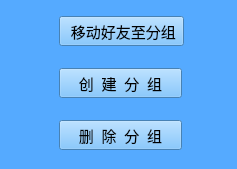
<?xml version="1.0" encoding="UTF-8"?>
<ui version="4.0">
 <class>ClickRightButton</class>
 <widget class="QDialog" name="ClickRightButton">
  <property name="geometry">
   <rect>
    <x>0</x>
    <y>0</y>
    <width>237</width>
    <height>169</height>
   </rect>
  </property>
  <property name="palette">
   <palette>
    <active>
     <colorrole role="WindowText">
      <brush brushstyle="SolidPattern">
       <color alpha="255">
        <red>0</red>
        <green>0</green>
        <blue>0</blue>
       </color>
      </brush>
     </colorrole>
     <colorrole role="Button">
      <brush brushstyle="SolidPattern">
       <color alpha="255">
        <red>85</red>
        <green>170</green>
        <blue>255</blue>
       </color>
      </brush>
     </colorrole>
     <colorrole role="Light">
      <brush brushstyle="SolidPattern">
       <color alpha="255">
        <red>213</red>
        <green>234</green>
        <blue>255</blue>
       </color>
      </brush>
     </colorrole>
     <colorrole role="Midlight">
      <brush brushstyle="SolidPattern">
       <color alpha="255">
        <red>149</red>
        <green>202</green>
        <blue>255</blue>
       </color>
      </brush>
     </colorrole>
     <colorrole role="Dark">
      <brush brushstyle="SolidPattern">
       <color alpha="255">
        <red>42</red>
        <green>85</green>
        <blue>127</blue>
       </color>
      </brush>
     </colorrole>
     <colorrole role="Mid">
      <brush brushstyle="SolidPattern">
       <color alpha="255">
        <red>56</red>
        <green>113</green>
        <blue>170</blue>
       </color>
      </brush>
     </colorrole>
     <colorrole role="Text">
      <brush brushstyle="SolidPattern">
       <color alpha="255">
        <red>0</red>
        <green>0</green>
        <blue>0</blue>
       </color>
      </brush>
     </colorrole>
     <colorrole role="BrightText">
      <brush brushstyle="SolidPattern">
       <color alpha="255">
        <red>255</red>
        <green>255</green>
        <blue>255</blue>
       </color>
      </brush>
     </colorrole>
     <colorrole role="ButtonText">
      <brush brushstyle="SolidPattern">
       <color alpha="255">
        <red>0</red>
        <green>0</green>
        <blue>0</blue>
       </color>
      </brush>
     </colorrole>
     <colorrole role="Base">
      <brush brushstyle="SolidPattern">
       <color alpha="255">
        <red>255</red>
        <green>255</green>
        <blue>255</blue>
       </color>
      </brush>
     </colorrole>
     <colorrole role="Window">
      <brush brushstyle="SolidPattern">
       <color alpha="255">
        <red>85</red>
        <green>170</green>
        <blue>255</blue>
       </color>
      </brush>
     </colorrole>
     <colorrole role="Shadow">
      <brush brushstyle="SolidPattern">
       <color alpha="255">
        <red>0</red>
        <green>0</green>
        <blue>0</blue>
       </color>
      </brush>
     </colorrole>
     <colorrole role="AlternateBase">
      <brush brushstyle="SolidPattern">
       <color alpha="255">
        <red>170</red>
        <green>212</green>
        <blue>255</blue>
       </color>
      </brush>
     </colorrole>
     <colorrole role="ToolTipBase">
      <brush brushstyle="SolidPattern">
       <color alpha="255">
        <red>255</red>
        <green>255</green>
        <blue>220</blue>
       </color>
      </brush>
     </colorrole>
     <colorrole role="ToolTipText">
      <brush brushstyle="SolidPattern">
       <color alpha="255">
        <red>0</red>
        <green>0</green>
        <blue>0</blue>
       </color>
      </brush>
     </colorrole>
    </active>
    <inactive>
     <colorrole role="WindowText">
      <brush brushstyle="SolidPattern">
       <color alpha="255">
        <red>0</red>
        <green>0</green>
        <blue>0</blue>
       </color>
      </brush>
     </colorrole>
     <colorrole role="Button">
      <brush brushstyle="SolidPattern">
       <color alpha="255">
        <red>85</red>
        <green>170</green>
        <blue>255</blue>
       </color>
      </brush>
     </colorrole>
     <colorrole role="Light">
      <brush brushstyle="SolidPattern">
       <color alpha="255">
        <red>213</red>
        <green>234</green>
        <blue>255</blue>
       </color>
      </brush>
     </colorrole>
     <colorrole role="Midlight">
      <brush brushstyle="SolidPattern">
       <color alpha="255">
        <red>149</red>
        <green>202</green>
        <blue>255</blue>
       </color>
      </brush>
     </colorrole>
     <colorrole role="Dark">
      <brush brushstyle="SolidPattern">
       <color alpha="255">
        <red>42</red>
        <green>85</green>
        <blue>127</blue>
       </color>
      </brush>
     </colorrole>
     <colorrole role="Mid">
      <brush brushstyle="SolidPattern">
       <color alpha="255">
        <red>56</red>
        <green>113</green>
        <blue>170</blue>
       </color>
      </brush>
     </colorrole>
     <colorrole role="Text">
      <brush brushstyle="SolidPattern">
       <color alpha="255">
        <red>0</red>
        <green>0</green>
        <blue>0</blue>
       </color>
      </brush>
     </colorrole>
     <colorrole role="BrightText">
      <brush brushstyle="SolidPattern">
       <color alpha="255">
        <red>255</red>
        <green>255</green>
        <blue>255</blue>
       </color>
      </brush>
     </colorrole>
     <colorrole role="ButtonText">
      <brush brushstyle="SolidPattern">
       <color alpha="255">
        <red>0</red>
        <green>0</green>
        <blue>0</blue>
       </color>
      </brush>
     </colorrole>
     <colorrole role="Base">
      <brush brushstyle="SolidPattern">
       <color alpha="255">
        <red>255</red>
        <green>255</green>
        <blue>255</blue>
       </color>
      </brush>
     </colorrole>
     <colorrole role="Window">
      <brush brushstyle="SolidPattern">
       <color alpha="255">
        <red>85</red>
        <green>170</green>
        <blue>255</blue>
       </color>
      </brush>
     </colorrole>
     <colorrole role="Shadow">
      <brush brushstyle="SolidPattern">
       <color alpha="255">
        <red>0</red>
        <green>0</green>
        <blue>0</blue>
       </color>
      </brush>
     </colorrole>
     <colorrole role="AlternateBase">
      <brush brushstyle="SolidPattern">
       <color alpha="255">
        <red>170</red>
        <green>212</green>
        <blue>255</blue>
       </color>
      </brush>
     </colorrole>
     <colorrole role="ToolTipBase">
      <brush brushstyle="SolidPattern">
       <color alpha="255">
        <red>255</red>
        <green>255</green>
        <blue>220</blue>
       </color>
      </brush>
     </colorrole>
     <colorrole role="ToolTipText">
      <brush brushstyle="SolidPattern">
       <color alpha="255">
        <red>0</red>
        <green>0</green>
        <blue>0</blue>
       </color>
      </brush>
     </colorrole>
    </inactive>
    <disabled>
     <colorrole role="WindowText">
      <brush brushstyle="SolidPattern">
       <color alpha="255">
        <red>42</red>
        <green>85</green>
        <blue>127</blue>
       </color>
      </brush>
     </colorrole>
     <colorrole role="Button">
      <brush brushstyle="SolidPattern">
       <color alpha="255">
        <red>85</red>
        <green>170</green>
        <blue>255</blue>
       </color>
      </brush>
     </colorrole>
     <colorrole role="Light">
      <brush brushstyle="SolidPattern">
       <color alpha="255">
        <red>213</red>
        <green>234</green>
        <blue>255</blue>
       </color>
      </brush>
     </colorrole>
     <colorrole role="Midlight">
      <brush brushstyle="SolidPattern">
       <color alpha="255">
        <red>149</red>
        <green>202</green>
        <blue>255</blue>
       </color>
      </brush>
     </colorrole>
     <colorrole role="Dark">
      <brush brushstyle="SolidPattern">
       <color alpha="255">
        <red>42</red>
        <green>85</green>
        <blue>127</blue>
       </color>
      </brush>
     </colorrole>
     <colorrole role="Mid">
      <brush brushstyle="SolidPattern">
       <color alpha="255">
        <red>56</red>
        <green>113</green>
        <blue>170</blue>
       </color>
      </brush>
     </colorrole>
     <colorrole role="Text">
      <brush brushstyle="SolidPattern">
       <color alpha="255">
        <red>42</red>
        <green>85</green>
        <blue>127</blue>
       </color>
      </brush>
     </colorrole>
     <colorrole role="BrightText">
      <brush brushstyle="SolidPattern">
       <color alpha="255">
        <red>255</red>
        <green>255</green>
        <blue>255</blue>
       </color>
      </brush>
     </colorrole>
     <colorrole role="ButtonText">
      <brush brushstyle="SolidPattern">
       <color alpha="255">
        <red>42</red>
        <green>85</green>
        <blue>127</blue>
       </color>
      </brush>
     </colorrole>
     <colorrole role="Base">
      <brush brushstyle="SolidPattern">
       <color alpha="255">
        <red>85</red>
        <green>170</green>
        <blue>255</blue>
       </color>
      </brush>
     </colorrole>
     <colorrole role="Window">
      <brush brushstyle="SolidPattern">
       <color alpha="255">
        <red>85</red>
        <green>170</green>
        <blue>255</blue>
       </color>
      </brush>
     </colorrole>
     <colorrole role="Shadow">
      <brush brushstyle="SolidPattern">
       <color alpha="255">
        <red>0</red>
        <green>0</green>
        <blue>0</blue>
       </color>
      </brush>
     </colorrole>
     <colorrole role="AlternateBase">
      <brush brushstyle="SolidPattern">
       <color alpha="255">
        <red>85</red>
        <green>170</green>
        <blue>255</blue>
       </color>
      </brush>
     </colorrole>
     <colorrole role="ToolTipBase">
      <brush brushstyle="SolidPattern">
       <color alpha="255">
        <red>255</red>
        <green>255</green>
        <blue>220</blue>
       </color>
      </brush>
     </colorrole>
     <colorrole role="ToolTipText">
      <brush brushstyle="SolidPattern">
       <color alpha="255">
        <red>0</red>
        <green>0</green>
        <blue>0</blue>
       </color>
      </brush>
     </colorrole>
    </disabled>
   </palette>
  </property>
  <property name="windowTitle">
   <string>好友分组</string>
  </property>
  <widget class="QWidget" name="widget" native="true">
   <property name="geometry">
    <rect>
     <x>-1</x>
     <y>-1</y>
     <width>241</width>
     <height>171</height>
    </rect>
   </property>
   <property name="palette">
    <palette>
     <active>
      <colorrole role="WindowText">
       <brush brushstyle="SolidPattern">
        <color alpha="255">
         <red>0</red>
         <green>0</green>
         <blue>0</blue>
        </color>
       </brush>
      </colorrole>
      <colorrole role="Button">
       <brush brushstyle="SolidPattern">
        <color alpha="255">
         <red>101</red>
         <green>182</green>
         <blue>252</blue>
        </color>
       </brush>
      </colorrole>
      <colorrole role="Light">
       <brush brushstyle="SolidPattern">
        <color alpha="255">
         <red>226</red>
         <green>242</green>
         <blue>255</blue>
        </color>
       </brush>
      </colorrole>
      <colorrole role="Midlight">
       <brush brushstyle="SolidPattern">
        <color alpha="255">
         <red>163</red>
         <green>212</green>
         <blue>253</blue>
        </color>
       </brush>
      </colorrole>
      <colorrole role="Dark">
       <brush brushstyle="SolidPattern">
        <color alpha="255">
         <red>50</red>
         <green>91</green>
         <blue>126</blue>
        </color>
       </brush>
      </colorrole>
      <colorrole role="Mid">
       <brush brushstyle="SolidPattern">
        <color alpha="255">
         <red>67</red>
         <green>121</green>
         <blue>168</blue>
        </color>
       </brush>
      </colorrole>
      <colorrole role="Text">
       <brush brushstyle="SolidPattern">
        <color alpha="255">
         <red>0</red>
         <green>0</green>
         <blue>0</blue>
        </color>
       </brush>
      </colorrole>
      <colorrole role="BrightText">
       <brush brushstyle="SolidPattern">
        <color alpha="255">
         <red>255</red>
         <green>255</green>
         <blue>255</blue>
        </color>
       </brush>
      </colorrole>
      <colorrole role="ButtonText">
       <brush brushstyle="SolidPattern">
        <color alpha="255">
         <red>0</red>
         <green>0</green>
         <blue>0</blue>
        </color>
       </brush>
      </colorrole>
      <colorrole role="Base">
       <brush brushstyle="SolidPattern">
        <color alpha="255">
         <red>255</red>
         <green>255</green>
         <blue>255</blue>
        </color>
       </brush>
      </colorrole>
      <colorrole role="Window">
       <brush brushstyle="SolidPattern">
        <color alpha="255">
         <red>101</red>
         <green>182</green>
         <blue>252</blue>
        </color>
       </brush>
      </colorrole>
      <colorrole role="Shadow">
       <brush brushstyle="SolidPattern">
        <color alpha="255">
         <red>0</red>
         <green>0</green>
         <blue>0</blue>
        </color>
       </brush>
      </colorrole>
      <colorrole role="AlternateBase">
       <brush brushstyle="SolidPattern">
        <color alpha="255">
         <red>178</red>
         <green>218</green>
         <blue>253</blue>
        </color>
       </brush>
      </colorrole>
      <colorrole role="ToolTipBase">
       <brush brushstyle="SolidPattern">
        <color alpha="255">
         <red>255</red>
         <green>255</green>
         <blue>220</blue>
        </color>
       </brush>
      </colorrole>
      <colorrole role="ToolTipText">
       <brush brushstyle="SolidPattern">
        <color alpha="255">
         <red>0</red>
         <green>0</green>
         <blue>0</blue>
        </color>
       </brush>
      </colorrole>
     </active>
     <inactive>
      <colorrole role="WindowText">
       <brush brushstyle="SolidPattern">
        <color alpha="255">
         <red>0</red>
         <green>0</green>
         <blue>0</blue>
        </color>
       </brush>
      </colorrole>
      <colorrole role="Button">
       <brush brushstyle="SolidPattern">
        <color alpha="255">
         <red>101</red>
         <green>182</green>
         <blue>252</blue>
        </color>
       </brush>
      </colorrole>
      <colorrole role="Light">
       <brush brushstyle="SolidPattern">
        <color alpha="255">
         <red>226</red>
         <green>242</green>
         <blue>255</blue>
        </color>
       </brush>
      </colorrole>
      <colorrole role="Midlight">
       <brush brushstyle="SolidPattern">
        <color alpha="255">
         <red>163</red>
         <green>212</green>
         <blue>253</blue>
        </color>
       </brush>
      </colorrole>
      <colorrole role="Dark">
       <brush brushstyle="SolidPattern">
        <color alpha="255">
         <red>50</red>
         <green>91</green>
         <blue>126</blue>
        </color>
       </brush>
      </colorrole>
      <colorrole role="Mid">
       <brush brushstyle="SolidPattern">
        <color alpha="255">
         <red>67</red>
         <green>121</green>
         <blue>168</blue>
        </color>
       </brush>
      </colorrole>
      <colorrole role="Text">
       <brush brushstyle="SolidPattern">
        <color alpha="255">
         <red>0</red>
         <green>0</green>
         <blue>0</blue>
        </color>
       </brush>
      </colorrole>
      <colorrole role="BrightText">
       <brush brushstyle="SolidPattern">
        <color alpha="255">
         <red>255</red>
         <green>255</green>
         <blue>255</blue>
        </color>
       </brush>
      </colorrole>
      <colorrole role="ButtonText">
       <brush brushstyle="SolidPattern">
        <color alpha="255">
         <red>0</red>
         <green>0</green>
         <blue>0</blue>
        </color>
       </brush>
      </colorrole>
      <colorrole role="Base">
       <brush brushstyle="SolidPattern">
        <color alpha="255">
         <red>255</red>
         <green>255</green>
         <blue>255</blue>
        </color>
       </brush>
      </colorrole>
      <colorrole role="Window">
       <brush brushstyle="SolidPattern">
        <color alpha="255">
         <red>101</red>
         <green>182</green>
         <blue>252</blue>
        </color>
       </brush>
      </colorrole>
      <colorrole role="Shadow">
       <brush brushstyle="SolidPattern">
        <color alpha="255">
         <red>0</red>
         <green>0</green>
         <blue>0</blue>
        </color>
       </brush>
      </colorrole>
      <colorrole role="AlternateBase">
       <brush brushstyle="SolidPattern">
        <color alpha="255">
         <red>178</red>
         <green>218</green>
         <blue>253</blue>
        </color>
       </brush>
      </colorrole>
      <colorrole role="ToolTipBase">
       <brush brushstyle="SolidPattern">
        <color alpha="255">
         <red>255</red>
         <green>255</green>
         <blue>220</blue>
        </color>
       </brush>
      </colorrole>
      <colorrole role="ToolTipText">
       <brush brushstyle="SolidPattern">
        <color alpha="255">
         <red>0</red>
         <green>0</green>
         <blue>0</blue>
        </color>
       </brush>
      </colorrole>
     </inactive>
     <disabled>
      <colorrole role="WindowText">
       <brush brushstyle="SolidPattern">
        <color alpha="255">
         <red>50</red>
         <green>91</green>
         <blue>126</blue>
        </color>
       </brush>
      </colorrole>
      <colorrole role="Button">
       <brush brushstyle="SolidPattern">
        <color alpha="255">
         <red>101</red>
         <green>182</green>
         <blue>252</blue>
        </color>
       </brush>
      </colorrole>
      <colorrole role="Light">
       <brush brushstyle="SolidPattern">
        <color alpha="255">
         <red>226</red>
         <green>242</green>
         <blue>255</blue>
        </color>
       </brush>
      </colorrole>
      <colorrole role="Midlight">
       <brush brushstyle="SolidPattern">
        <color alpha="255">
         <red>163</red>
         <green>212</green>
         <blue>253</blue>
        </color>
       </brush>
      </colorrole>
      <colorrole role="Dark">
       <brush brushstyle="SolidPattern">
        <color alpha="255">
         <red>50</red>
         <green>91</green>
         <blue>126</blue>
        </color>
       </brush>
      </colorrole>
      <colorrole role="Mid">
       <brush brushstyle="SolidPattern">
        <color alpha="255">
         <red>67</red>
         <green>121</green>
         <blue>168</blue>
        </color>
       </brush>
      </colorrole>
      <colorrole role="Text">
       <brush brushstyle="SolidPattern">
        <color alpha="255">
         <red>50</red>
         <green>91</green>
         <blue>126</blue>
        </color>
       </brush>
      </colorrole>
      <colorrole role="BrightText">
       <brush brushstyle="SolidPattern">
        <color alpha="255">
         <red>255</red>
         <green>255</green>
         <blue>255</blue>
        </color>
       </brush>
      </colorrole>
      <colorrole role="ButtonText">
       <brush brushstyle="SolidPattern">
        <color alpha="255">
         <red>50</red>
         <green>91</green>
         <blue>126</blue>
        </color>
       </brush>
      </colorrole>
      <colorrole role="Base">
       <brush brushstyle="SolidPattern">
        <color alpha="255">
         <red>101</red>
         <green>182</green>
         <blue>252</blue>
        </color>
       </brush>
      </colorrole>
      <colorrole role="Window">
       <brush brushstyle="SolidPattern">
        <color alpha="255">
         <red>101</red>
         <green>182</green>
         <blue>252</blue>
        </color>
       </brush>
      </colorrole>
      <colorrole role="Shadow">
       <brush brushstyle="SolidPattern">
        <color alpha="255">
         <red>0</red>
         <green>0</green>
         <blue>0</blue>
        </color>
       </brush>
      </colorrole>
      <colorrole role="AlternateBase">
       <brush brushstyle="SolidPattern">
        <color alpha="255">
         <red>101</red>
         <green>182</green>
         <blue>252</blue>
        </color>
       </brush>
      </colorrole>
      <colorrole role="ToolTipBase">
       <brush brushstyle="SolidPattern">
        <color alpha="255">
         <red>255</red>
         <green>255</green>
         <blue>220</blue>
        </color>
       </brush>
      </colorrole>
      <colorrole role="ToolTipText">
       <brush brushstyle="SolidPattern">
        <color alpha="255">
         <red>0</red>
         <green>0</green>
         <blue>0</blue>
        </color>
       </brush>
      </colorrole>
     </disabled>
    </palette>
   </property>
   <widget class="QWidget" name="verticalLayoutWidget">
    <property name="geometry">
     <rect>
      <x>0</x>
      <y>0</y>
      <width>241</width>
      <height>171</height>
     </rect>
    </property>
    <layout class="QVBoxLayout" name="verticalLayout">
     <property name="spacing">
      <number>8</number>
     </property>
     <property name="sizeConstraint">
      <enum>QLayout::SetDefaultConstraint</enum>
     </property>
     <property name="leftMargin">
      <number>60</number>
     </property>
     <property name="topMargin">
      <number>3</number>
     </property>
     <property name="rightMargin">
      <number>0</number>
     </property>
     <property name="bottomMargin">
      <number>3</number>
     </property>
     <item>
      <widget class="QToolButton" name="moveFriendToGroup">
       <property name="enabled">
        <bool>true</bool>
       </property>
       <property name="font">
        <font>
         <family>华文宋体</family>
         <pointsize>11</pointsize>
        </font>
       </property>
       <property name="text">
        <string> 移动好友至分组</string>
       </property>
      </widget>
     </item>
     <item>
      <widget class="QToolButton" name="createGroup">
       <property name="font">
        <font>
         <family>华文仿宋</family>
         <pointsize>11</pointsize>
        </font>
       </property>
       <property name="text">
        <string>   创  建  分  组   </string>
       </property>
      </widget>
     </item>
     <item>
      <widget class="QToolButton" name="deleteGroup">
       <property name="font">
        <font>
         <family>华文仿宋</family>
         <pointsize>11</pointsize>
        </font>
       </property>
       <property name="text">
        <string>   删  除  分  组   </string>
       </property>
      </widget>
     </item>
    </layout>
   </widget>
  </widget>
 </widget>
 <resources/>
 <connections/>
</ui>
